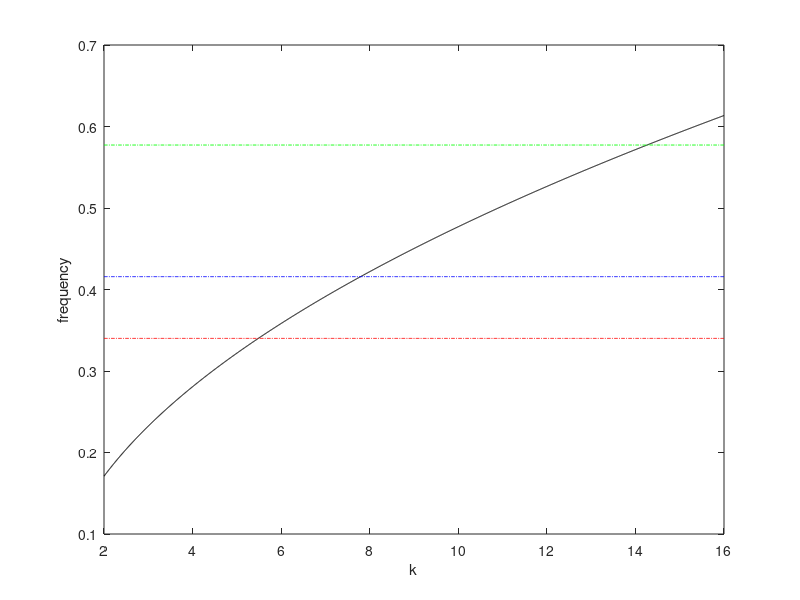

Recreate this plot in MATLAB.
clc
clear all

d=18;c=4.16;alpha=0.101;
A=-20;B=25;rd=0.75;
kBT=0.9911;%0.9935;%0.9960;%
St=101.040162;%30.608563;%26.919925;%
Grho=5.779493;%5.772113;%5.777851;%
Lrho=6.867932;%6.888154;%6.885246;%
R0=3.319333;%3.318972;%3.317149;%
%% coefficient
para(1,1)=d*2*alpha*B*(rd^4);
para(1,2)=kBT;
para(1,3)=alpha*A-c*2*alpha*B*(rd^4);
para(1,4)=2*alpha*B*(rd^4);

%% partial pressure value
para(2,1)=para(1,1);
para(2,2)=para(1,2)*Grho;
para(2,3)=para(1,3)*(Grho^2);
para(2,4)=para(1,4)*(Grho^3);

%% frequency compute in scheme II

P=para(2,4)+para(2,3)+para(2,2)%+para(1,1)
freThry=sqrt((9*para(2,4)+6*para(2,3)+3*para(2,2)...
    -(2*St)/R0)/Lrho)/(2*pi*R0)
%% find the best k
k=2:0.01:16;
frestd=zeros(size(k))+0.34;
frestdThry=zeros(size(k))+freThry;
fre=sqrt((3*k*P-(2*St)/R0)/Lrho)/(2*pi*R0);
plot(k,fre,'k-',k,frestd,'r-.',k,frestdThry,'g-.')
hold on
%% plot special case in scheme I
kSpc=7.794;%7.531;
aSpc=3.179e-05;%5.382e-05;
PSpc=aSpc*Grho^kSpc;
freSpc=sqrt((3*kSpc*P-(2*St)/R0)/Lrho)/(2*pi*R0);
frestdSpc=zeros(size(k))+freSpc;
plot(k,frestdSpc,'b-.')
xlabel 'k'
ylabel 'frequency'

%% compare deviation0.5544(63\%)  \\
% 0.5869(73\%)   &	0.5893(73\%)  \\
x0=0.35;
x=0.4325;
x0pi=x0*2*pi
xpi=x*2*pi
prc=(x-x0)*100/x0

y=[0.5773,0.5869,0.5893]
y*2*pi
